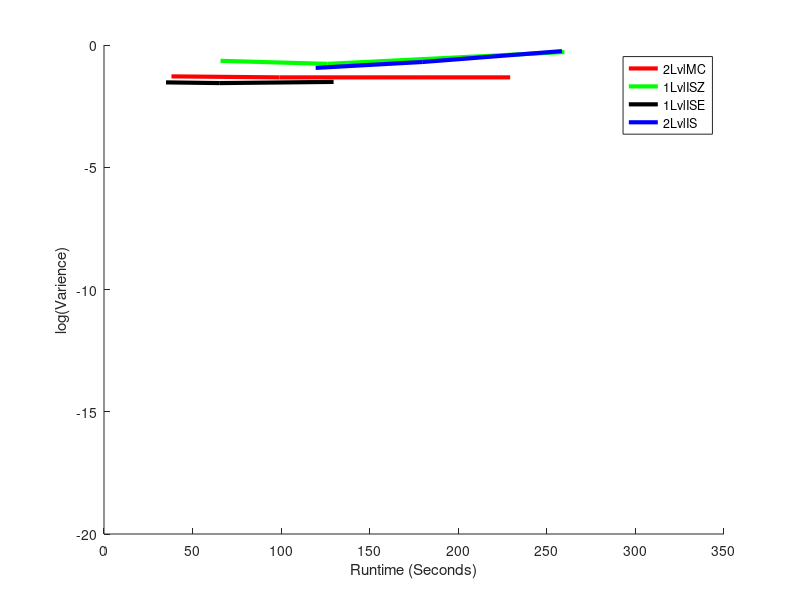

Write the MATLAB code that produced this figure.
hold on

xMin = 0;
xMax = 350;
yMin = -20;
yMax = 0;
trueAns =  0.067355681764443305259593866206504;
X = 1:xMax;

TwoLvlMCX = [38.0781,38.0781,38.0781,38.0781,38.0781,...
    99.125,99.125,99.125,99.125,99.125,...
    229.2969,229.2969,229.2969,229.2969,229.2969,...
             ];
        
TwoLvlMCY = [0.047010225916083905883802174230368, 0.055793923142386368796419304771916, 0.060968961383540000442682327275179, 0.047850380436331670097604984448481, 0.049017692295365358767789132343751,...
0.047404659990044832607036795479871, 0.04090554593312194925358582509034, 0.045583269270446293008891558429241, 0.058440959630995423235155783459049, 0.044547718696700856766401699360358,...
0.047500190000802675061031266068312, 0.045233070788235629766660395034705, 0.042986091800378864458131999981561, 0.04599620176077991867691352467773, 0.055448655394666403195547133009313,...
];

TwoLvlMCYMean = arrayfun(@(i) mean(TwoLvlMCY((5*i-4):(5*i))), 1:(length(TwoLvlMCY)/5));

OneLvlISX = [65.7969,65.7969,65.7969,65.7969,65.7969,...
    126.125,126.125,126.125,126.125,126.125,...
    259.8906,259.8906,259.8906,259.8906,259.8906,...
            ];
      
OneLvlISY = [0.36318331584543844803292245160264, 0.3599237476193951068559329087293, 0.23403535600021982410190446444176, 0.093136414073162393512106405069062, 0.075873273023672999082478440868726,...
    0.12273033400591708275140234718492, 0.37124138920422972143242645870487, 0.14599246570821064472589512206468, 0.087254470255813842971548410787364, 0.11873401369467531663026704791264,...
    0.60806424732320185633227538346546, 0.52063494651492625564515037694946, 0.14114341994025450532923571245192, 0.098971781553489637794918110103026, 1.1981437641170633590093075326877,...
             ];

OneLvlISYMean = arrayfun(@(i) mean(OneLvlISY((5*i-4):(5*i))), 1:(length(OneLvlISY)/5));

TwoLvlISX = [119.4844,119.4844,119.4844,119.4844,119.4844,...
    179.9688,179.9688,179.9688,179.9688,179.9688,...
    258.5,258.5,258.5,258.5,258.5,...
            ];
        
TwoLvlISY = [0.32171972925947783794597967244044, 0.018899955364227120219178246429692, 0.034304983083307039049003606123733, 0.085804510537962619398655306213186, 0.11821486092675820289699117893178,...
             0.21571760467154543761125751188956, 0.5460748948986177131459385236667, 0.057368796890253703768536297502578, 0.0540901842743183244865967651549, 0.13839925369693453771624547243846,...
             0.29020594802640470311061449137924, 0.052492308425203242083778576443365, 0.057397763183987308976963248596803, 0.10576615236551037413370579542971, 2.300366081443664167949236798449,...
         ];

TwoLvlISYMean = arrayfun(@(i) mean(TwoLvlISY((5*i-4):(5*i))), 1:(length(TwoLvlISY)/5));

OneLvlISEX = [35,35,35,35,35,...
    65.3906,65.3906,65.3906,65.3906,65.3906,...
    129.6094,129.6094,129.6094,129.6094,129.6094,...
            ];
      
OneLvlISEY = [0.025504661303552011303308333367568, 0.034148032278030780728439452786915, 0.029647400030884479837922640399483, 0.031987291349528934603085872367956, 0.0266453472366182247954569106696,...
    0.032229091627016821786089195711611, 0.028303056190054187712945577004575, 0.020247440378371985014727130192114, 0.031981695672247983930347459136101, 0.025775752056942505263670284421096,...
    0.027110281927096219201089866146503, 0.038158824574707837784526276436736, 0.024141478997857786920056000212753, 0.034720134597430056533351461212078, 0.030530467657013764942730560392192,...
             ];

OneLvlISEYMean = arrayfun(@(i) mean(OneLvlISEY((5*i-4):(5*i))), 1:(length(OneLvlISEY)/5));

% GISX = [60.3438,60.3438,60.3438,60.3438,60.3438,...
%     108.5469,108.5469,108.5469,108.5469,108.5469,...
%     190.6719,190.6719,190.6719,190.6719,190.6719,...
%             ];
%       
% GISY = [0.00000000050290359872165667690230896543792, 0.00000000012575729950358679310565130099345, 0.00000000024024612463773989856986322632504, 0.0000000017148092033083290734086361094875, 0.000000000058020971244731984370580814938496,...
%     0.00000000010472884271467175808522324595507, 0.0000000005859469767926288025058448168884, 0.00000000016842779717339770520339541658893, 0.00000000081655975379752233782439432006103, 0.00000011858927170175180931010111345589,...
%     0.0000000017942371618130011945817525064644, 0.0000000025967124953960283000668747235189, 0.0000000014646777545164115818516428773775, 0.0000000010889422621544486726768591423127, 0.000000038047733258010307337301065481322,...
%              ];
% 
% GSYMean = arrayfun(@(i) mean(GISY((5*i-4):(5*i))), 1:(length(GISY)/5));

OneLvlISRatio = (OneLvlISYMean ./ TwoLvlMCYMean) .* 100;

TwoLvlISRatio = (TwoLvlISYMean ./ TwoLvlMCYMean) .* 100;

OneLvlISERatio = (OneLvlISEYMean ./ TwoLvlMCYMean) .* 100;

% GISRatio = (GISYMean ./ TwoLvlMCYMean) .* 100;

%s1 = scatter(TwoLvlMCX,TwoLvlMCY,'r', 'filled');
%s2 = scatter(OneLvlISX,OneLvlISY,'g', 'filled');
%s3 = scatter(TwoLvlISX,TwoLvlISY,'b', 'filled');
%alpha(s1,0.4);
%alpha(s2,0.4);
%alpha(s3,0.4);

plot(unique(TwoLvlMCX),log10(TwoLvlMCYMean),'r','LineWidth',3)
plot(unique(OneLvlISX),log10(OneLvlISYMean),'g','LineWidth',3)
plot(unique(OneLvlISEX),log10(OneLvlISEYMean),'black','LineWidth',3)
plot(unique(TwoLvlISX),log10(TwoLvlISYMean),'b','LineWidth',3)
% plot(unique(GISX),log(GISYMean),'y','LineWidth',3)

axis([xMin,xMax,yMin,yMax]);

% r1 = refline(0,log(trueAns));
% r1.Color = 'r';
% r1.LineStyle = '--';

% legend('2LvlMC','1LvlISZ','1LvlISE','2LvlIS','GlassermanIS');
legend('2LvlMC','1LvlISZ','1LvlISE','2LvlIS');
xlabel('Runtime (Seconds)');
ylabel('log(Varience)');


hold off
